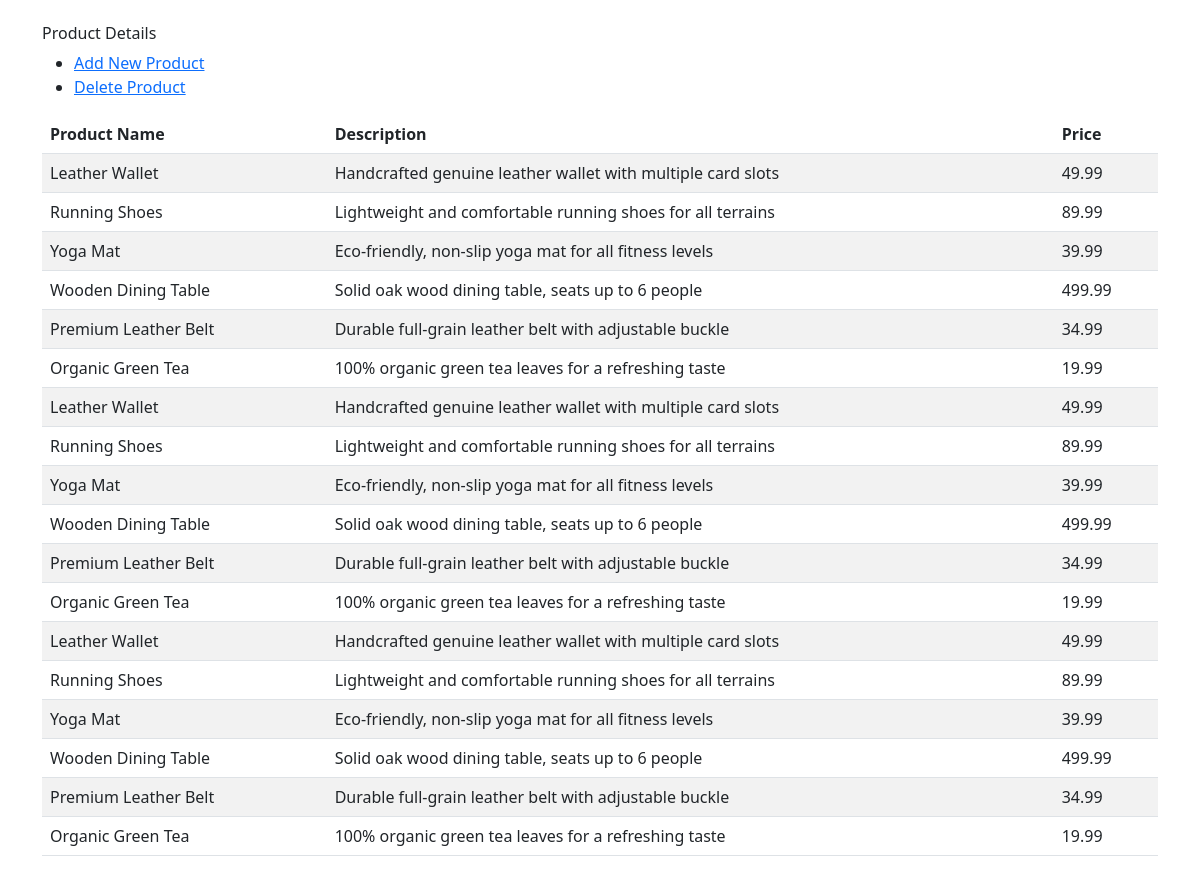
The page / on the database its author committed.
### tab/models.py (models this page shows)
class Product(models.Model):
    name = models.CharField(max_length=255)
    description = models.TextField(blank=True)
    price = models.DecimalField(max_digits=10, decimal_places=2)

### tab/views.py (the view)
# urls.py: path('', views.product_list, name='product_list'),
def product_list(request):
    products = Product.objects.all()
    return render(request, 'product.html', {'products': products})

### tab/templates/product.html (shortened to what this page needs)
<html>
<head>
    <link href="https://cdn.jsdelivr.net/npm/bootstrap@5.3.0/dist/css/bootstrap.min.css" rel="stylesheet">
</head>
<body>
<div class="container mt-4">
    <h6>Product Details</h6>
    <ul>
        <li><a href="{% url 'addproduct' %}">Add New Product</a></li>
        <li><a href="{% url 'deleteproduct' %}">Delete Product</a></li>
    </ul>
    <table class="table table-striped">
        <thead>
            <tr>
                <th>Product Name</th>
                <th>Description</th>
                <th>Price</th>
            </tr>
        </thead>
        <tbody>
            {% for product in products %}
            <tr>
                <td>{{ product.name }}</td>
                <td>{{ product.description }}</td>
                <td>{{ product.price }}</td>
            </tr>
            {% endfor %}
        </tbody>
    </table>
</div>
</body>
</html>

### rows shown on the page
Product: name "Leather Wallet", description "Handcrafted genuine leather wallet with multiple card slots", price "49.99"
Product: name "Running Shoes", description "Lightweight and comfortable running shoes for all terrains", price "89.99"
Product: name "Yoga Mat", description "Eco-friendly, non-slip yoga mat for all fitness levels", price "39.99"
Product: name "Wooden Dining Table", description "Solid oak wood dining table, seats up to 6 people", price "499.99"
Product: name "Premium Leather Belt", description "Durable full-grain leather belt with adjustable buckle", price "34.99"
Product: name "Organic Green Tea", description "100% organic green tea leaves for a refreshing taste", price "19.99"
Product: name "Leather Wallet", description "Handcrafted genuine leather wallet with multiple card slots", price "49.99"
Product: name "Running Shoes", description "Lightweight and comfortable running shoes for all terrains", price "89.99"
Product: name "Yoga Mat", description "Eco-friendly, non-slip yoga mat for all fitness levels", price "39.99"
Product: name "Wooden Dining Table", description "Solid oak wood dining table, seats up to 6 people", price "499.99"
Product: name "Premium Leather Belt", description "Durable full-grain leather belt with adjustable buckle", price "34.99"
Product: name "Organic Green Tea", description "100% organic green tea leaves for a refreshing taste", price "19.99"
Product: name "Leather Wallet", description "Handcrafted genuine leather wallet with multiple card slots", price "49.99"
Product: name "Running Shoes", description "Lightweight and comfortable running shoes for all terrains", price "89.99"
Product: name "Yoga Mat", description "Eco-friendly, non-slip yoga mat for all fitness levels", price "39.99"
Product: name "Wooden Dining Table", description "Solid oak wood dining table, seats up to 6 people", price "499.99"
Product: name "Premium Leather Belt", description "Durable full-grain leather belt with adjustable buckle", price "34.99"
Product: name "Organic Green Tea", description "100% organic green tea leaves for a refreshing taste", price "19.99"
